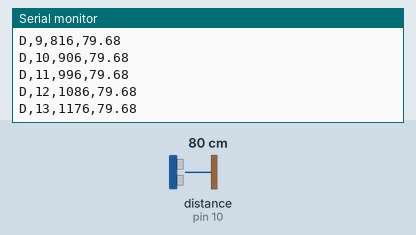
Simulated run of this sketch. Board: Arduino Uno, built with avr-gcc and run on an emulated ATmega328P. On the bench: the last lines printed to the serial monitor. Wiring (inferred from the names in the program): ultrasonic range finder: trigger pin 9; echo pin 10. The inputs (shaded band) are chosen by the test bench; at power-on: distance to the obstacle (sensor on pin 10) 80 cm. The echo pulse lasts 58.3 µs per cm.

Above: at 1.2 s.
1.3 s: distance to the obstacle (sensor on pin 10) set to 2 cm
At 1.45 s:
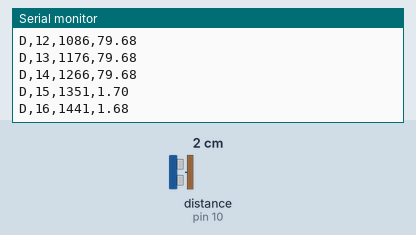
2.8 s: distance to the obstacle (sensor on pin 10) set to 4 cm
At 2.8 s:
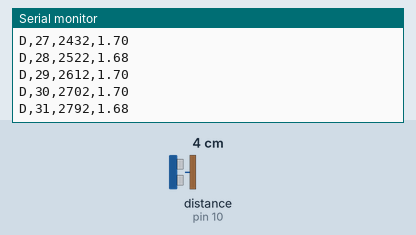
Timing chart, 0 to 5.8 s (numbered marks = the images above; inputs shaded):
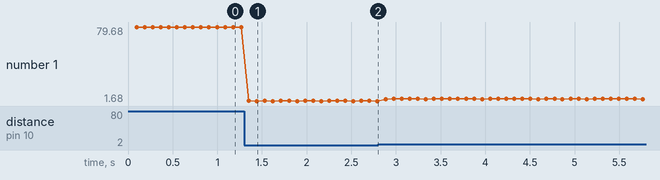

The sketch:

MonitorSiloArduino.ino
```cpp
/*
  SILO DE ARROZ - Arduino Uno + HC-SR04

  VCC  -> 5V
  GND  -> GND
  TRIG -> D9
  ECHO -> D10

  Serial 115200:

  D,sequencia,millis,distancia_cm
  E,sequencia,millis,SEM_ECO

  D = houve medicao de duracao do pulso
  E = timeout, sem pulso completo

  Os limites fisicos e filtros
  ficam no Processing.
*/

const byte PINO_TRIG = 9;
const byte PINO_ECHO = 10;

const unsigned long INTERVALO_MS = 90;
const unsigned long TIMEOUT_US = 25000UL;

unsigned long ultimaAmostra = 0;
unsigned long sequencia = 0;

void setup() {
  pinMode(PINO_TRIG, OUTPUT);
  pinMode(PINO_ECHO, INPUT);

  digitalWrite(PINO_TRIG, LOW);

  Serial.begin(115200);
}

float distanciaCm() {
  digitalWrite(PINO_TRIG, LOW);
  delayMicroseconds(3);

  digitalWrite(PINO_TRIG, HIGH);
  delayMicroseconds(10);
  digitalWrite(PINO_TRIG, LOW);

  unsigned long duracao =
    pulseIn(PINO_ECHO, HIGH, TIMEOUT_US);

  if (duracao == 0) {
    return -1.0;
  }

  return duracao * 0.0343 / 2.0;
}

void loop() {
  if (millis() - ultimaAmostra < INTERVALO_MS) {
    return;
  }

  ultimaAmostra = millis();

  float cm = distanciaCm();
  sequencia++;

  if (cm < 0) {
    Serial.print("E,");
    Serial.print(sequencia);
    Serial.print(',');
    Serial.print(millis());
    Serial.println(",SEM_ECO");

    return;
  }

  Serial.print("D,");
  Serial.print(sequencia);
  Serial.print(',');
  Serial.print(millis());
  Serial.print(',');
  Serial.println(cm, 2);
}
```

Measured:
- after the input at 1.3 s, the serial monitor: prints a new line after 0.05 s (image 1)
- plotted number 1: 79.68 → 1.68 after the input at 1.3 s
